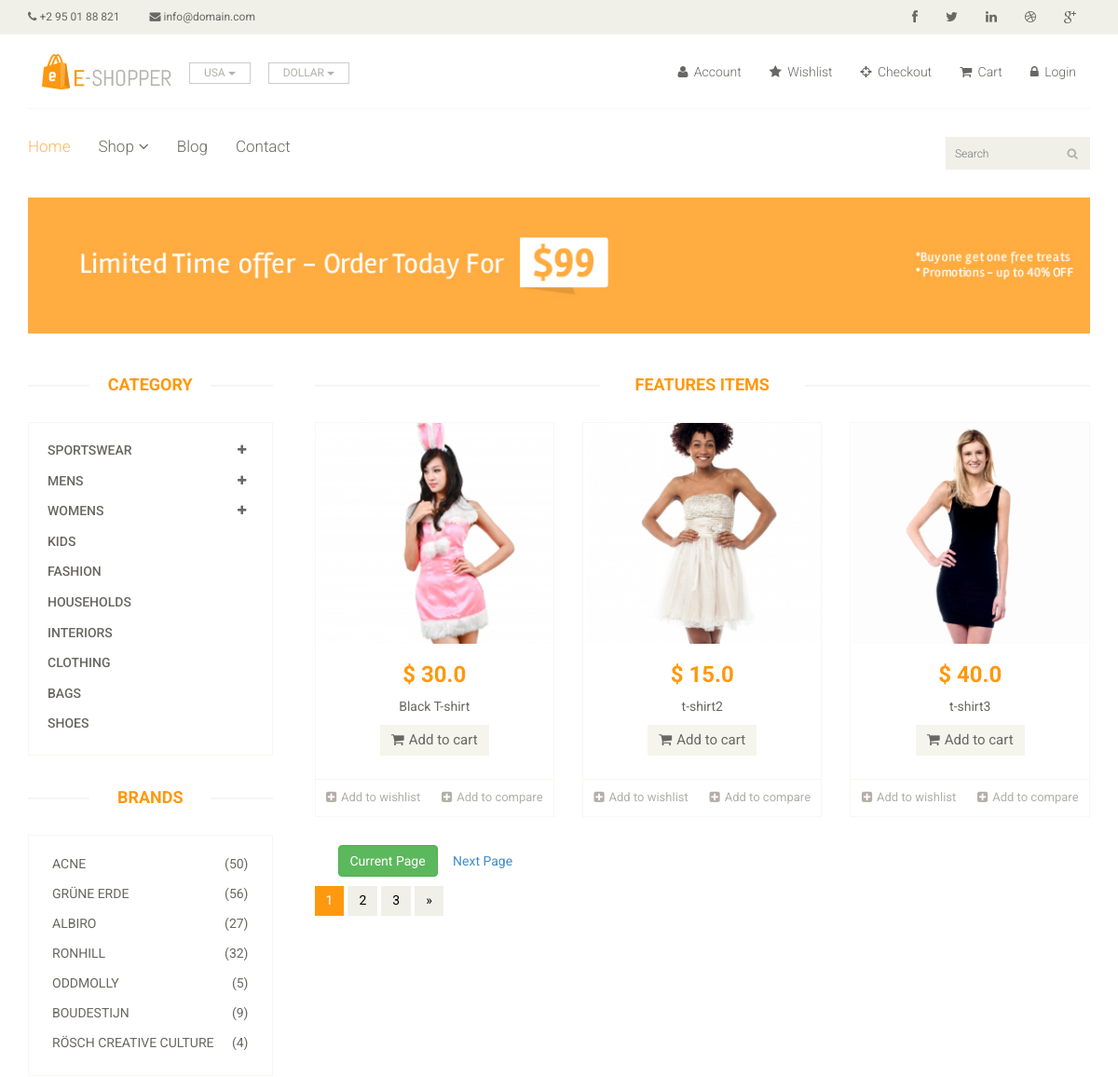
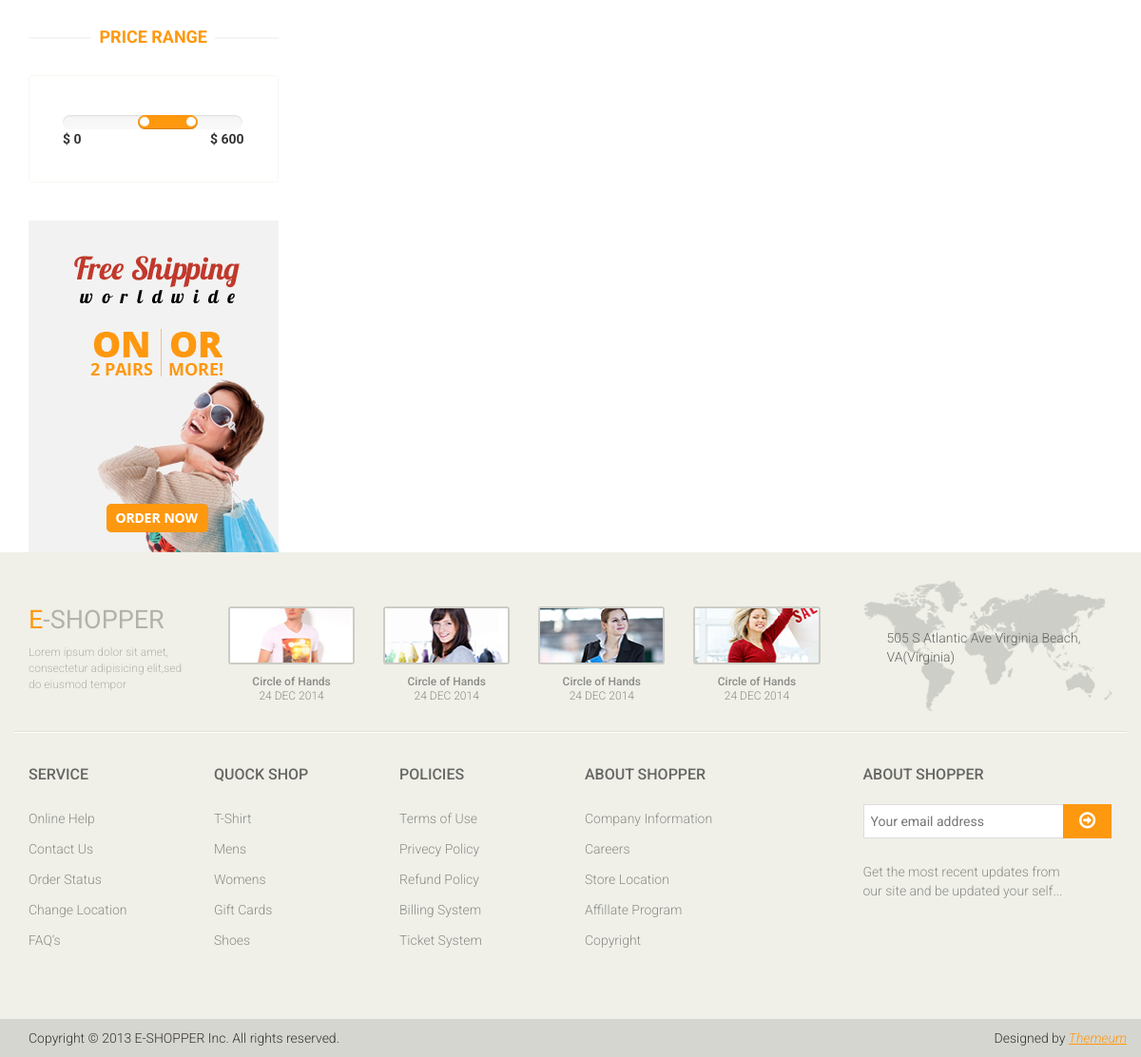
The app's page /shop/ with its own data (2 pictures, top to bottom).
### store/models.py (models this page shows, shortened)
class Product(models.Model):
    productName = models.CharField(max_length=200)
    digital = models.BooleanField()
    price = models.FloatField()
    productImage = models.ImageField()
    productDescription = models.CharField(max_length=400)

### store/views.py (the view)
# urls.py: path('shop/', include('store.urls')),
def shop(request):
    template = 'shop.html'
    products = Product.objects.all()
    paginator = Paginator(products, 3)
    page = request.GET.get('page')
    try:
        post = paginator.page(page)
    except PageNotAnInteger:
        post = paginator.page(1)
    except EmptyPage:
        post = paginator.page(paginator.num_pages)
    context= {
        'products': post,
        'page_ob': page,
    }
    return render(request, template_name = template, context = context)

### template/shop.html (shortened to what this page needs)
{% extends 'base/base.html' %}
{% load static %}
{% block content %}
	<section id="advertisement">
		<div class="container">
			<img src="{% static 'images/shop/advertisement.jpg' %}" alt="" />
		</div>
	</section>
	<section>
		<div class="container">
			<div class="row">
				<div class="col-sm-3">
					<div class="left-sidebar">
						<h2>Category</h2>
						<div class="panel-group category-products" id="accordian">
							<div class="panel panel-default">
								<div class="panel-heading">
									<h4 class="panel-title">
										<a data-toggle="collapse" data-parent="#accordian" href="#sportswear">
											<span class="badge pull-right"><i class="fa fa-plus"></i></span>
											Sportswear
										</a>
									</h4>
								</div>
							</div>
							<div class="panel panel-default">
								<div class="panel-heading">
									<h4 class="panel-title">
										<a data-toggle="collapse" data-parent="#accordian" href="#mens">
											<span class="badge pull-right"><i class="fa fa-plus"></i></span>
											Mens
										</a>
									</h4>
								</div>
							</div>
							<div class="panel panel-default">
								<div class="panel-heading">
									<h4 class="panel-title">
										<a data-toggle="collapse" data-parent="#accordian" href="#womens">
											<span class="badge pull-right"><i class="fa fa-plus"></i></span>
											Womens
										</a>
									</h4>
								</div>
							</div>
							<div class="panel panel-default">
								<div class="panel-heading">
									<h4 class="panel-title"><a href="#">Kids</a></h4>
								</div>
							</div>
							<div class="panel panel-default">
								<div class="panel-heading">
									<h4 class="panel-title"><a href="#">Fashion</a></h4>
								</div>
							</div>
							<div class="panel panel-default">
								<div class="panel-heading">
									<h4 class="panel-title"><a href="#">Households</a></h4>
								</div>
							</div>
							<div class="panel panel-default">
								<div class="panel-heading">
									<h4 class="panel-title"><a href="#">Interiors</a></h4>
								</div>
							</div>
							<div class="panel panel-default">
								<div class="panel-heading">
									<h4 class="panel-title"><a href="#">Clothing</a></h4>
								</div>
							</div>
							<div class="panel panel-default">
								<div class="panel-heading">
									<h4 class="panel-title"><a href="#">Bags</a></h4>
								</div>
							</div>
							<div class="panel panel-default">
								<div class="panel-heading">
									<h4 class="panel-title"><a href="#">Shoes</a></h4>
								</div>
							</div>
						</div>
						<div class="brands_products">
							<h2>Brands</h2>
							<div class="brands-name">
								<ul class="nav nav-pills nav-stacked">
									<li><a href=""> <span class="pull-right">(50)</span>Acne</a></li>
									<li><a href=""> <span class="pull-right">(56)</span>Grüne Erde</a></li>
									<li><a href=""> <span class="pull-right">(27)</span>Albiro</a></li>
									<li><a href=""> <span class="pull-right">(32)</span>Ronhill</a></li>
									<li><a href=""> <span class="pull-right">(5)</span>Oddmolly</a></li>
									<li><a href=""> <span class="pull-right">(9)</span>Boudestijn</a></li>
									<li><a href=""> <span class="pull-right">(4)</span>Rösch creative culture</a></li>
								</ul>
							</div>
						</div>
						<div class="price-range">
							<h2>Price Range</h2>
							<div class="well">
								 <input type="text" class="span2" value="" data-slider-min="0" data-slider-max="600" data-slider-step="5" data-slider-value="[250,450]" id="sl2" ><br />
								 <b>$ 0</b> <b class="pull-right">$ 600</b>
							</div>
						</div>
						<div class="shipping text-center">
							<img src="{% static 'images/home/shipping.jpg'%}" alt="" />
						</div>
					</div>
				</div>
				<div class="col-sm-9 padding-right">
					<div class="features_items">
						<h2 class="title text-center">Features Items</h2>
					  {% for product in products %}
						<div class="col-sm-4">
							<div class="product-image-wrapper">
								<div class="single-products">
									<div class="productinfo text-center">
										<img src="{{product.productImage.url}}" alt=""/>
										<h2>$ {{product.price}}</h2>
										<p>{{product.productName}}</p>
										<a href="#" class="btn btn-default add-to-cart"><i class="fa fa-shopping-cart"></i>Add to cart</a>
									</div>
									<div class="product-overlay">
										<div class="overlay-content">
										</div>
									</div>
								</div>
								<div class="choose">
									<ul class="nav nav-pills nav-justified">
										<li><a href=""><i class="fa fa-plus-square"></i>Add to wishlist</a></li>
										<li><a href=""><i class="fa fa-plus-square"></i>Add to compare</a></li>
									</ul>
								</div>
							</div>
						</div>
					  {% endfor %}
					 {% include 'paginator.html' with page_ob=products %}
						<ul class="pagination">
							<li class="active"><a href="">1</a></li>
							<li><a href="">2</a></li>
							<li><a href="">3</a></li>
							<li><a href="">&raquo;</a></li>
						</ul>
					</div>
				</div>
			</div>
		</div>
	</section>
{% endblock content %}

### records on screen
Product: productImage (picture), price "30.0", productName "Black T-shirt"
Product: productImage (picture), price "15.0", productName "t-shirt2"
Product: productImage (picture), price "40.0", productName "t-shirt3"
